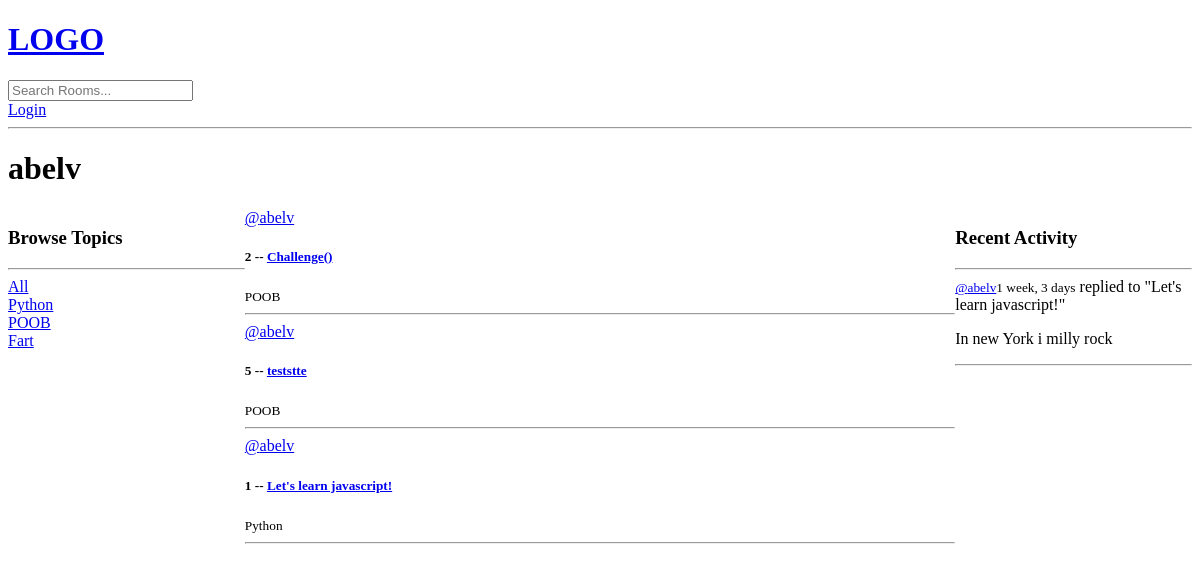
The page /user-profile/1/ on the database as committed earlier.
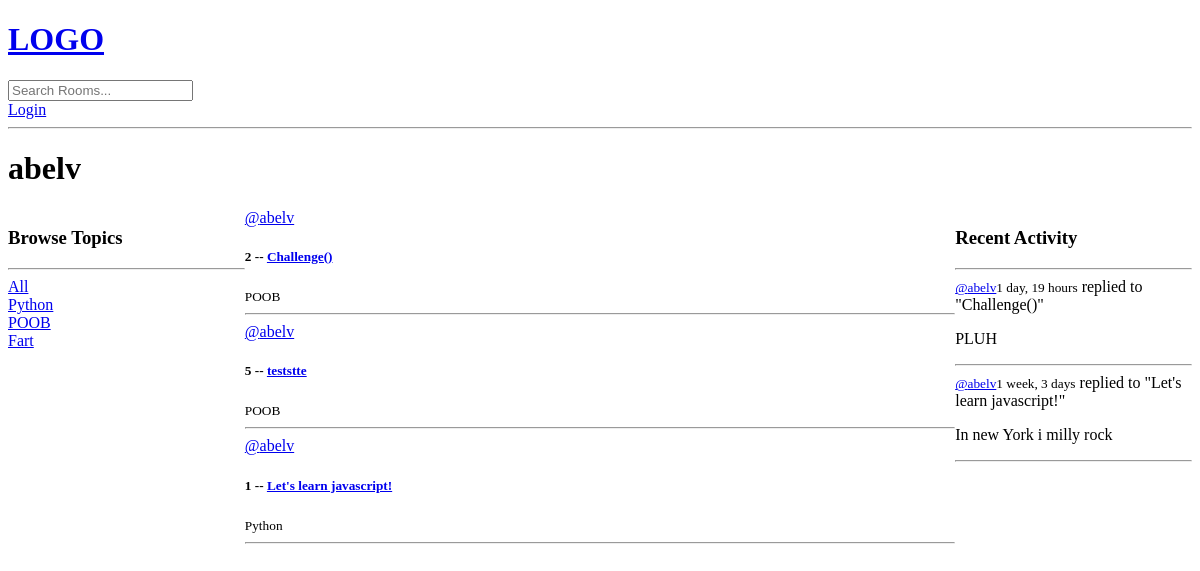
The same page on the database as committed later.
### base/models.py (models this page shows, shortened)
class Topic(models.Model):
    name = models.CharField(max_length=200)

class Room(models.Model):
    host = models.ForeignKey(User, on_delete=models.SET_NULL, null=True)
    topic = models.ForeignKey(Topic, on_delete=models.SET_NULL, null=True)
    name = models.CharField(max_length=200)
    description = models.TextField(null=True, blank=True)
    participants = models.ManyToManyField(User, related_name='participants', blank=True)
    updated = models.DateTimeField(auto_now=True)
    created = models.DateTimeField(auto_now_add=True)
    def __str__(self):
        return self.name
    class Meta:
        ordering = ['-updated', '-created']

class Message(models.Model):
    user = models.ForeignKey(User, on_delete=models.CASCADE)
    room = models.ForeignKey(Room, on_delete=models.CASCADE)
    body = models.TextField()
    updated = models.DateTimeField(auto_now=True)
    created = models.DateTimeField(auto_now_add=True)
    def __str__(self):
        return self.body[0:50]
    class Meta:
        ordering = ['-updated', '-created']

### base/views.py (the view)
# urls.py: path('user-profile/<str:pk>/', views.userProfile, name = "user-profile"),
def userProfile(request, pk):
    user = User.objects.get(id=pk)
    rooms = user.room_set.all()
    room_messages = user.message_set.all()
    topics = Topic.objects.all()
    context = {'user': user, 'rooms': rooms, 'room_messages': room_messages, 'topics': topics}
    return render(request, 'base/profile.html', context)

### base/templates/base/profile.html (shortened to what this page needs)
{% extends 'main.html' %}
{% block content %}
<h1>{{user.username}}</h1>
<div class = "profile-container">
    <div>
        {%include 'base/topics_component.html'%}
    </div>
    <div>
        {%include 'base/feed_component.html'%}
    </div>
    <div>
        {%include 'base/activity_component.html'%}
    </div>
</div>
{% endblock content %}

### templates/main.html (shortened to what this page needs)
<!DOCTYPE html>
<html>
    <head>
    </head>
<body>
    {% include 'navbar.html' %}
    {% block content%}
    {% endblock %}
</body>
</html>

### templates/navbar.html
<a href ="/">
    <h1>LOGO</h1>
</a>
<form method = "GET" action ="{% url 'home' %}">
    <input type ="text" name ="q" placeholder="Search Rooms..."/>
</form>
{% if request.user.is_authenticated %}
<p>Hello, {{request.user}}</p>
<a href ="{% url 'logout' %}">Logout</a>
{% else %}
<a href ="{% url 'login' %}">Login</a>
{% endif %}
<hr>

### base/templates/base/topics_component.html
<h3>Browse Topics</h3>
        <hr>
        <div>
            <a href="{% url 'home' %}">All</a>
        </div>
        {% for topic in topics%}
        <div>
        <a href = "{% url 'home' %}?q={{topic.name}}">{{topic.name}}</a>
        </div>
        {% endfor %}

### base/templates/base/feed_component.html (shortened to what this page needs)
<div>
    {% for rooms in rooms%}
    <div>
        {% if rooms.host %}
        <a href = "{% url 'user-profile' rooms.host.id %}">@{{rooms.host.username}} </a>
        {% endif %}
        <h5>{{rooms.id}} -- <a href="{% url 'room' rooms.id %}">{{rooms.name}}</a></h5>
        <small>{{rooms.topic.name}}</small>
        <hr>
    </div>
    {% endfor %}
</div>

### base/templates/base/activity_component.html (shortened to what this page needs)
<h3>Recent Activity</h3>
<hr>
{% for message in room_messages %}
<div>
    <small><a href="{% url 'user-profile' message.user.id %}">@{{message.user}}</a>{{message.created|timesince}}</small>
    <replied>replied to "{{message.room}}"</small>
    <p>{{message}}</p>
        <hr>
</div>
{% endfor %}

### base/templates/base/profile.html (style rules this page uses)
.profile-container { display: grid; grid-template-columns: 1fr 3fr 1fr; }

Rows that differ between the two databases and show on the page:
added Message: user "abelv", created "1 day, 19 hours", room "Challenge()", body "PLUH"
